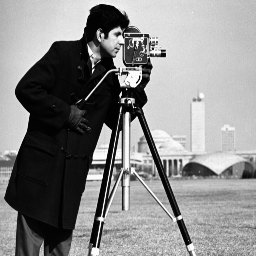
%> input picture cameraman1.png, 256 x 256 px
$ octave inverseFilteringMotion.m   (GNU Octave 9; MATLAB toolbox functions it lacks are replaced by stand-ins)
%> lines starting %> are read from the running program, lines starting %| are printed output that depends on the picture
clear all;
close all;
clc ;
a=0.001;
b=0.1;
I = imread('cameraman1.png');
%> I is the input picture: size 256x256 uint8; min 0, max 251, mean 137.1
I = im2double(I);
%> I: size 256x256 double
[r,c]=size(I);
%> r = 256; c = 256
F=fft2(I);

%x=(0.314*(u+v));

%
for u=1:r
   for v=1:c
  H(u,v)=((1/(pi*(a*u+b*v)))*sin(((pi*(a*u+v*b))))*exp(-j*(0.1*(pi*(a*u+b*v)))));
%H1(u,v)=(1/H(u,v));

   end
end

G=F.*H;
G1=ifft2(G);
figure,
subplot(1,3,1),imshow(I);title('Original image');
subplot(1,3,2),imshow(real(G1),[]);title('blurred image');
%> after `imshow(real(G1),[])`:
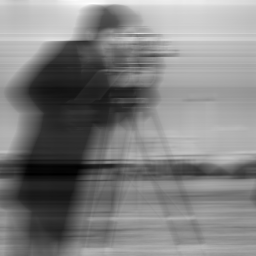
%> displayed picture: size 256x256, on the screen's scale of 0 to 255; min 0, max 255, mean 128.1
O=G./H;
O1=ifft2(O);
subplot(1,3,3),imshow(real(O1),[]);title('restored image');
p=abs(O1-I);
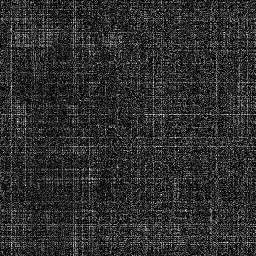
%> p: size 256x256 double; min 0, max 8.88e-16, mean 1.6e-16; drawn with min black and max white
figure,
imshow(p);
